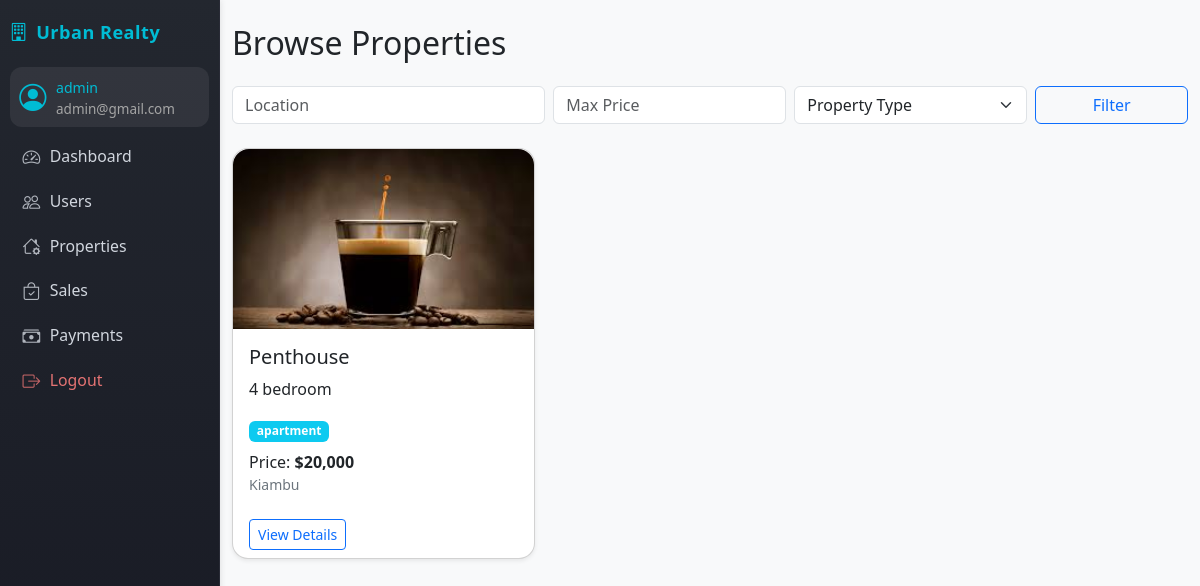
/properties/browse.php (signed in), run on the app's committed database.
### tables this page shows
CREATE TABLE `users` (
  `id` int(11) NOT NULL AUTO_INCREMENT,
  `username` varchar(100) DEFAULT NULL,
  `password` varchar(255) DEFAULT NULL,
  `email` varchar(100) DEFAULT NULL,
  `role` enum('admin','agent','client') DEFAULT NULL,
  `created_at` datetime DEFAULT current_timestamp(),
  PRIMARY KEY (`id`),
  UNIQUE KEY `username` (`username`),
  UNIQUE KEY `email` (`email`)
);

CREATE TABLE `properties` (
  `id` int(11) NOT NULL AUTO_INCREMENT,
  `agent_id` int(11) DEFAULT NULL,
  `title` varchar(255) DEFAULT NULL,
  `description` text DEFAULT NULL,
  `price` decimal(12,2) DEFAULT NULL,
  `location` varchar(100) DEFAULT NULL,
  `type` enum('apartment','house','land','commercial') DEFAULT NULL,
  `image` varchar(255) DEFAULT NULL,
  `status` enum('available','sold') DEFAULT 'available',
  `created_at` datetime DEFAULT current_timestamp(),
  PRIMARY KEY (`id`),
  KEY `agent_id` (`agent_id`),
  CONSTRAINT `properties_ibfk_1` FOREIGN KEY (`agent_id`) REFERENCES `users` (`id`)
);

### properties/browse.php (the view, shortened to what this page needs)
<?php
require_once('../includes/db.php');
$where = "WHERE status='available'";
$sql = "SELECT * FROM properties $where ORDER BY id DESC";
$stmt = $conn->prepare($sql);
$stmt->execute();
$properties = $stmt->get_result();
?>
<!DOCTYPE html>
<html lang="en">
<head>
    <link href="https://cdn.jsdelivr.net/npm/bootstrap@5.3.3/dist/css/bootstrap.min.css" rel="stylesheet">
</head>
<body>
<?php include('../includes/sidebar.php'); ?>
<div class="container mt-4">
    <h2 class="mb-4">Browse Properties</h2>
    <form class="row g-2 mb-4" method="get" autocomplete="off">
        <div class="col-md-4">
            <input name="location" class="form-control" placeholder="Location" value="<?=@htmlspecialchars($_GET['location'])?>">
        </div>
        <div class="col-md-3">
            <input name="price" class="form-control" placeholder="Max Price" value="<?=@htmlspecialchars($_GET['price'])?>">
        </div>
        <div class="col-md-3">
            <select name="type" class="form-select">
                <option value="">Property Type</option>
            </select>
        </div>
        <div class="col-md-2">
            <button class="btn btn-outline-primary w-100">Filter</button>
        </div>
    </form>
    <div class="row">
        <?php while($row = $properties->fetch_assoc()): ?>
        <div class="col-md-4 mb-4">
            <div class="card property-card h-100 shadow-sm">
                <img src="../assets/images/<?=htmlspecialchars($row['image'])?>" class="card-img-top property-img" alt="Property">
                <div class="card-body">
                    <h5 class="card-title"><?=htmlspecialchars($row['title'])?></h5>
                    <p class="card-text"><?=htmlspecialchars(mb_strimwidth($row['description'],0,70,'...'))?></p>
                    <span class="badge bg-info"><?=$row['type']?></span>
                    <p class="mb-0 mt-2">Price: <strong>$<?=number_format($row['price'])?></strong></p>
                    <p class="mb-0 text-secondary small"><?=htmlspecialchars($row['location'])?></p>
                </div>
                <div class="card-footer d-flex gap-1">
                    <a href="view_property.php?id=<?=$row['id']?>" class="btn btn-sm btn-outline-primary">View Details</a>
                </div>
            </div>
        </div>
        <?php endwhile; ?>
    </div>
</div>
</body>
</html>

### includes/sidebar.php (shortened to what this page needs)
<?php
$role = $_SESSION['role'];
$user_id = $_SESSION['user_id'] ?? null;
$user_name = '';
$user_email = '';
if ($user_id) {
    $user_res = $conn->query("SELECT username,email FROM users WHERE id=$user_id");
    if ($user_res && $user_res->num_rows) {
        $u = $user_res->fetch_assoc();
        $user_name = htmlspecialchars($u['username']);
        $user_email = htmlspecialchars($u['email']);
    }
}
?>
<head>
    <link rel="stylesheet" href="https://cdn.jsdelivr.net/npm/bootstrap-icons@1.11.3/font/bootstrap-icons.min.css">
</head>
<nav class="sidebar">
    <div class="sidebar-brand">
        <i class="bi bi-building"></i> Urban Realty
    </div>
    <div class="user-mini-profile mb-2">
        <i class="bi bi-person-circle"></i>
        <div class="user-details">
            <span><?= $user_name ?: ucfirst($role) ?></span>
            <small style="color:#a5a5a5;font-size:0.95em;"><?= $user_email ?></small>
        </div>
    </div>
    <ul class="nav flex-column">
        <?php if($role=='admin'): ?>
            <li><a href="../dashboards/admin_dashboard.php" class="nav-link <?=strpos($_SERVER['PHP_SELF'],'admin_analytics.php')!==false?'active':''?>"><i class="bi bi-speedometer2"></i> Dashboard</a></li>
            <li><a href="../users/manage_users.php" class="nav-link <?=strpos($_SERVER['PHP_SELF'],'manage_users.php')!==false?'active':''?>"><i class="bi bi-people"></i> Users</a></li>
            <li><a href="../properties/manage_properties.php" class="nav-link <?=strpos($_SERVER['PHP_SELF'],'manage_properties.php')!==false?'active':''?>"><i class="bi bi-house-gear"></i> Properties</a></li>
            <li><a href="../sales/view_sales.php" class="nav-link <?=strpos($_SERVER['PHP_SELF'],'view_sales.php')!==false?'active':''?>"><i class="bi bi-bag-check"></i> Sales</a></li>
            <li><a href="../payments/view_payments.php" class="nav-link <?=strpos($_SERVER['PHP_SELF'],'view_payments.php')!==false?'active':''?>"><i class="bi bi-cash-stack"></i> Payments</a></li>
        <?php endif; ?>
        <li><a href="../auth/logout.php" class="nav-link text-danger"><i class="bi bi-box-arrow-right"></i> Logout</a></li>
    </ul>
</nav>

### properties/browse.php (style rules this page uses)
.property-card { transition: box-shadow 0.2s; border-radius: 1rem; }
.property-img { height:180px; object-fit:cover; border-top-left-radius:1rem; border-top-right-radius:1rem; }
.card-footer { background: none; border-top: none; }
body { background: #f8f9fa; }

### includes/sidebar.php (style rules this page uses)
.sidebar { position: fixed; top: 0; left: 0; height: 100vh; width: 220px; background: linear-gradient(180deg,#23272f 0,#171923 100%); color: #fff; padding: 1.2rem 0.6rem 1rem 0.6rem; z-index: 1000; border-right: 1px solid #292b36; box-shadow: 1px 0 6px rgba(0,0,0,0.09); display: flex; flex-direction: column; font-size: 0.96rem; overflow-y: auto; min-height: 0; max-height: 100vh; }
.sidebar-brand { font-size: 1.13rem; font-weight: 600; letter-spacing: .5px; margin-bottom: 1.3rem; color: #00bcd4; display: flex; align-items:center; gap: 0.5rem; }
.sidebar .user-mini-profile { background: rgba(255,255,255,0.07); border-radius: .75rem; padding: .6rem .6rem .5rem .6rem; margin-bottom: 1.5rem; font-size: .89rem; display: flex; align-items: center; gap: 0.6rem; }
.sidebar .user-mini-profile .bi-person-circle { font-size: 1.7rem; color: #00bcd4; }
.sidebar .user-mini-profile .user-details span { display: block; color: #00bcd4; font-weight: 500; margin-bottom: 0; font-size: 0.99em; }
.sidebar .nav { flex: 1 1 auto; margin-bottom: 1.4rem; }
.sidebar .nav-link { color: #d1d6de; margin-bottom: .10rem; padding: .52rem 0.8rem; font-size: 0.99rem; border-radius: .6rem; display: flex; align-items: center; gap: .60rem; transition: background .14s, color .13s; font-weight: 500; }
.sidebar .nav-link .bi { font-size: 1.12em; opacity: 0.82; }
.sidebar .nav-link.text-danger { color: #e57373 !important; }
body { margin-left: 220px !important; }

### data on the page
users: username "admin", email "admin@gmail.com"
properties: image (picture), title "Penthouse", description "4 bedroom", type "apartment", price "20,000", location "Kiambu"
